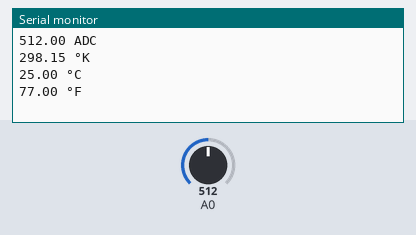
A sketch run on a simulated Arduino Uno, built with avr-gcc and run on an emulated ATmega328P. Shown: the last lines printed to the serial monitor. Inputs (shaded band) come from the test bench; at power-on: A0 = 512.

Above: at 1.8 s.
1.9 s: A0 set to 716
At 3.3 s:
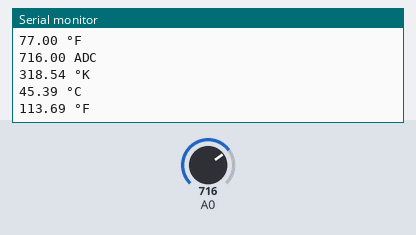
3.4 s: A0 set to 900
At 5.8 s:
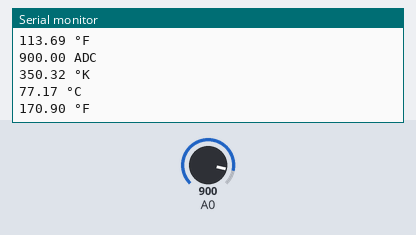
Timing chart, 0 to 7.3 s (numbered marks = the images above; inputs shaded):
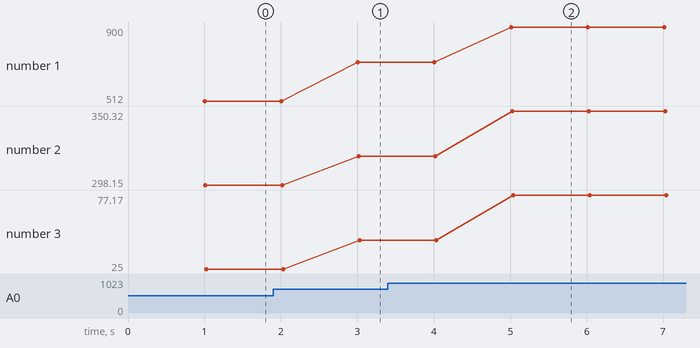

Measured:
- after the input at 1.9 s, the serial monitor: prints a new line after 1.1 s (image 1)
- after the input at 3.4 s, the serial monitor: prints a new line after 1.6 s (image 2)
- plotted number 1: 512 → 716 after the input at 1.9 s, 716 → 900 after the input at 3.4 s
- plotted number 2: 298.15 → 318.54 after the input at 1.9 s, 318.54 → 350.32 after the input at 3.4 s
- plotted number 3: 25 → 45.39 after the input at 1.9 s, 45.39 → 77.17 after the input at 3.4 s

The sketch:

sketch_mar25a.ino
```cpp
/*********
  Rui Santos
  Complete project details at https://randomnerdtutorials.com
*********/


void setup() {
  Serial.begin(9600);  /* Define baud rate for serial communication */
}

void loop() {
 char* str;
 double adc,temp_k,temp_c,temp_f;
 temp(adc,temp_k,temp_c,temp_f);
 Serial.print(adc);
 Serial.println(" ADC");
 Serial.print(temp_k);
 Serial.println(" °K");
 Serial.print(temp_c);
 Serial.println(" °C");
 Serial.print(temp_f);
 Serial.println(" °F");

 sprintf(str, "%f", temp_f);

}

void temp(double &adc_value,double &k,double &c,double &f)
{
  double Vout, Rth;
  const double VCC = 3.3;             // NodeMCU on board 3.3v vcc
  const double R2 = 10000;            // 10k ohm series resistor
  const double adc_resolution = 1024; // 10-bit adc
  const double A = 0.001129148;       // thermistor equation parameters
  const double B = 0.000234125;
  const double C = 0.0000000876741;

  adc_value = analogRead(A0);
  //Vout = analogRead(A0) * (VCC / adc_resolution);
  Vout = (adc_value * VCC) / adc_resolution;
  Rth = (VCC * R2 / Vout) - R2;

/*  Steinhart-Hart Thermistor Equation:
 *  Temperature in Kelvin = 1 / (A + B[ln(R)] + C[ln(R)]^3)
 *  where A = 0.001129148, B = 0.000234125 and C = 8.76741*10^-8  */

  k = (1 / (A + (B * log(Rth)) + (C * pow((log(Rth)),3))));   // Temperature in kelvin
  c = k - 273.15;  // Temperature in degree celsius
  f = (c * 9/5) +32; //  Temperature in degree celsius fahrenheit | (0°C × 9/5) + 32 = 32°F

  delay(1000);
 }
```
